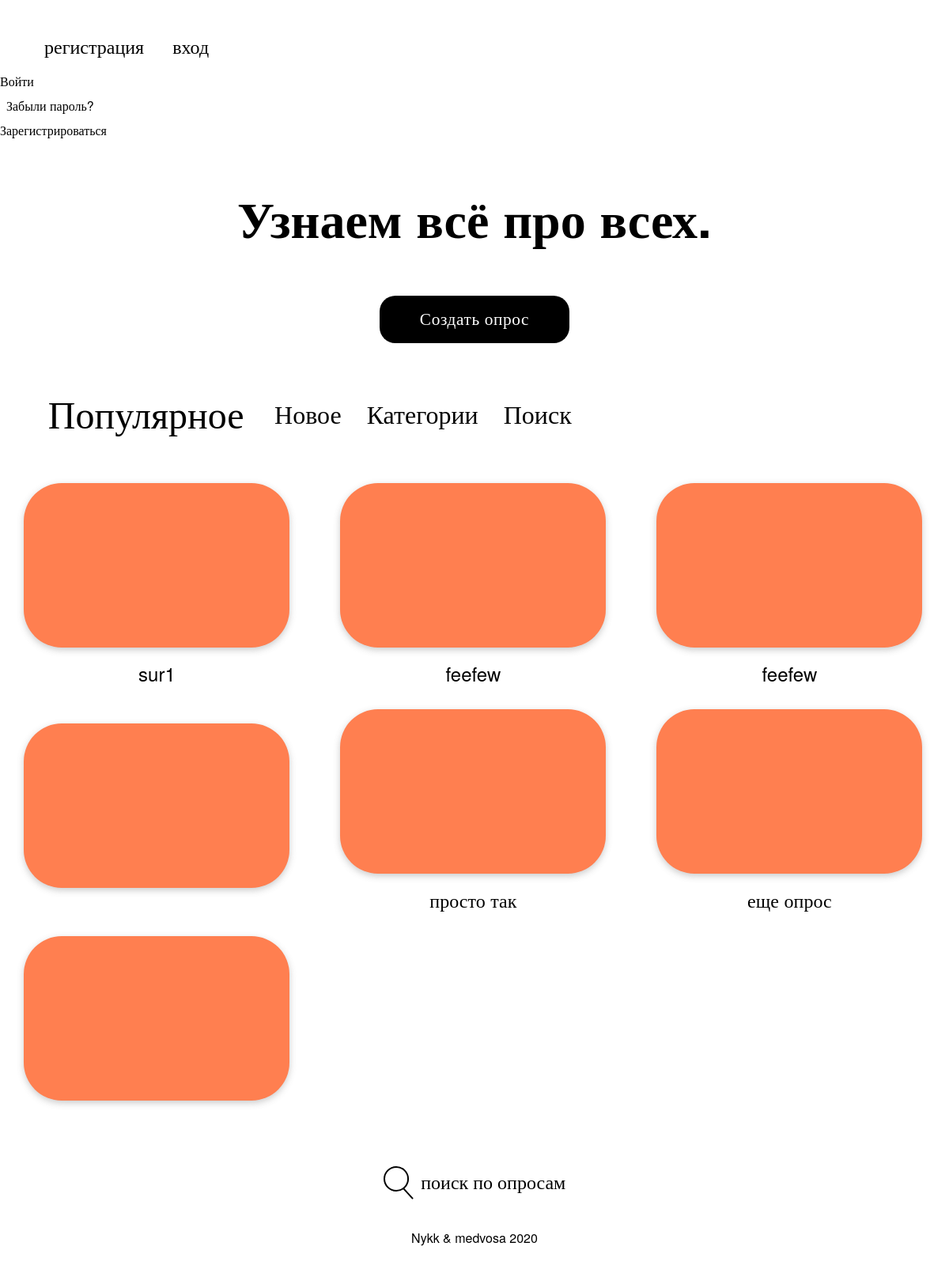
Before: / with the older database file.
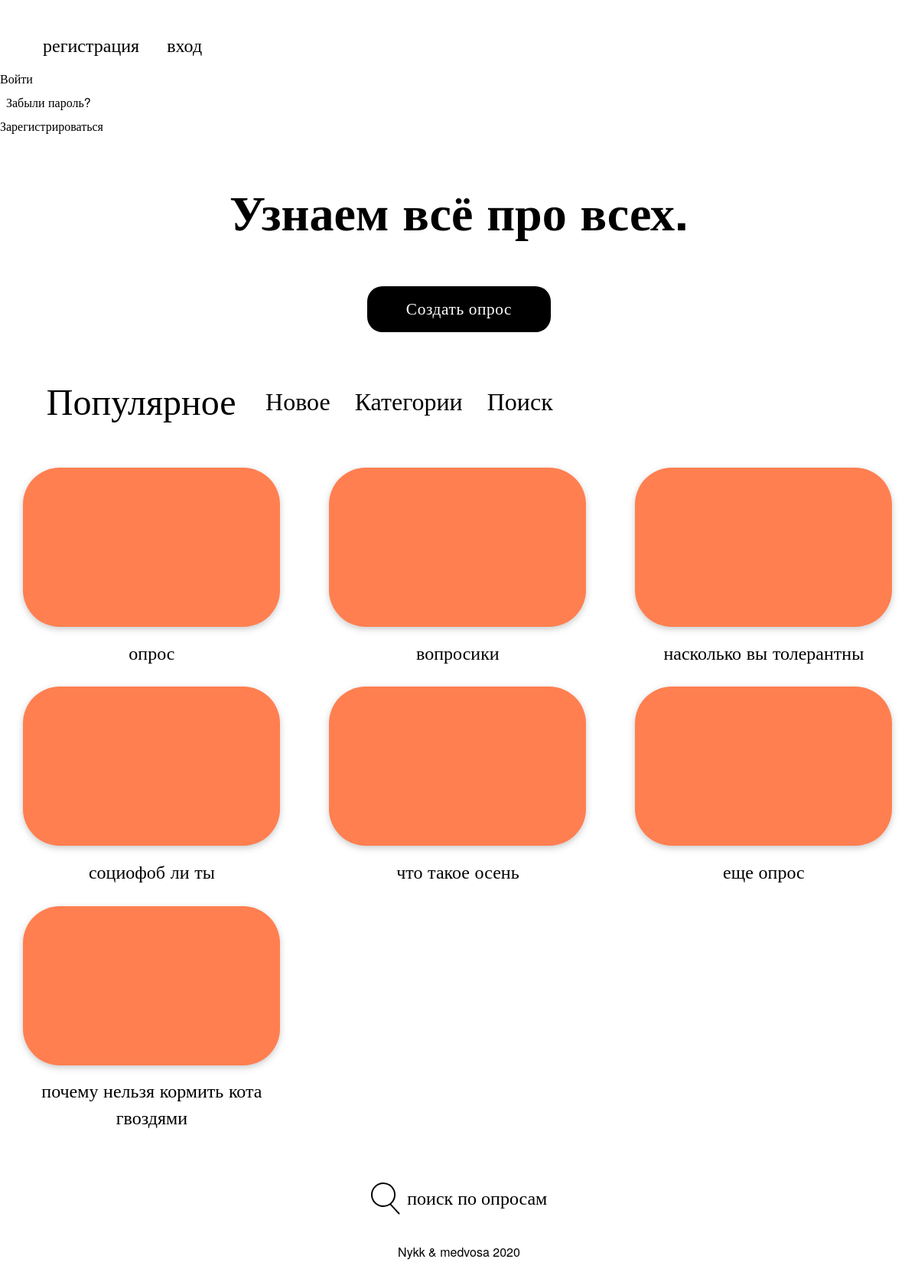
After: the same page with the newer database file.
### models.py (models this page shows, shortened)
class Survey(Base):
    __tablename__='survey'
    id = Column(Integer, primary_key=True)
    name = Column(String)
    owner = Column(Integer)

### app.py (the view)
@app.route('/')
def hello_world():
    surveys = session.query(Survey).all()
    return render_template('index.html',user = (None if 'userEmail' not in ses else ses['userEmail']), surveys=surveys)

### templates/index.html (shortened to what this page needs)
{% include "header.html" %}
    <vs-dialog v-model="isLogin">
        <form action="/login" method="post">
            <div class="con-form">
                <vs-button relief dark type="submit">
                    Войти
                </vs-button>
                <div class="flex">
                    <a href="#">Забыли пароль?</a>
                </div>
            </div>
        </form>
    </vs-dialog>
    <vs-dialog v-model="isRegister">
        <form action="/signup" method="post">
            <div class="con-form">
                <vs-button relief dark type="submit">
                    Зарегистрироваться
                </vs-button>
            </div>
        </form>
    </vs-dialog>
    <section class="head-section">
        <div class="head-elements-wrapper">
            <h1>Узнаем всё про всех.</h1>
            <button class="create-poll">
                <a class="create-poll-label" href="/createsurvey">Создать опрос</a>
            </button>
        </div>
    </section>
    <section class="main-section">
        <section class="basic-categories">
            <ul class="basic-categories-list">
                <li class="popular-item selected">Популярное</li>
                <li class="new-item">Новое</li>
                <li class="all-item">Категории</li>
                <li class="categories-item">Поиск</li>
            </ul>
        </section>
        <section class="index-polls">
            {% for survey in surveys %}
            <div class="poll-card">
                <div class="poll-picture"></div>
                <p class="poll-label">{{ survey.name }}</p>
            </div>
            {% endfor %}
        </section>
        <section class="search-polls">
            <div class="search-wrapper">
                <img src="/static/search-icon.svg" alt="search icon">
                <p class="search-label">поиск по опросам</p>
            </div>
        </section>
    </section>
</main>
{% include "footer.html" %}
</html>

### templates/header.html (shortened to what this page needs)
<!DOCTYPE html>
<html lang="en">
<head>
    <link rel="stylesheet" href="/static/style/index.css">
    <link href="https://unpkg.com/vuesax@4.0.1-alpha.16/dist/vuesax.min.css" rel="stylesheet">
</head>
<body>
<header>
    <nav>
        <ul class="navbar">
            {% if user %}
                <li>{{ user }}</li>
                <li><a href="/logout" class="logout-link">выход</a></li>
            {% else %}
                <li class="login-item" onclick="app.register()">регистрация</li>
                <li class="signup-item" onclick="app.login()">вход</li>
            {% endif %}
        </ul>
    </nav>
</header>
<main id="mainApp">

### templates/footer.html (shortened to what this page needs)
<footer>
    <p class="copyright">Nykk & medvosa 2020</p>
</footer>
</body>

### static/style/index.css (style rules this page uses)
html, body { height: 100vh; width: 100vw; margin: 0; padding: 0; box-sizing: border-box; font-family: HelveticaNeue; overflow-x: hidden; }
header, section, main, footer { width: 100%; }
nav { margin-left: 1em; margin-top: 2.5em; }
.navbar { display: flex; list-style: none; }
.navbar > li { margin-left: none; font-size: 1.5em; margin-right: 1.5em; cursor: pointer; }
.head-section { display: flex; justify-content: center; align-items: center; }
.head-elements-wrapper { width: 25em; display: grid; justify-content: center; align-items: center; text-align: center; }
h1 { font-size: 4em; }
.create-poll { width: 18em; height: 4.5em; border-radius: 1.5em; border: none; background-color: black; cursor: pointer; padding: .4em; padding-left: 1em; padding-right: 1em; display: grid; justify-content: center; align-items: center; text-align: center; justify-self: center; }
.create-poll-label { font-size: 1.6em; margin: 0; text-decoration: none; color: white; text-align: center; font-family: HelveticaNeueLight; letter-spacing: .6px; }
.basic-categories { width: 100%; margin-left: 1.3em; overflow-x: scroll; }
.basic-categories-list { list-style: none; display: flex; margin-top: 3.3em; width: 50em; }
.basic-categories-list > li { font-family: HelveticaNeueLight; margin-right: 1em; font-size: 2em; display: flex; justify-content: center; align-items: center; cursor: pointer; }
.basic-categories-list > li:nth-child(1) { margin-right: .8em !important; }
.selected { font-family: HelveticaNeue !important; font-size: 3em !important; margin-bottom: .15em; }
.poll-card { width: 21em; display: grid; justify-content: center; align-items: center; text-align: center; }
.poll-picture { background-color: coral; width: 21em; height: 13em; border-radius: 3em; box-shadow: 0 3px 8px rgba(82, 82, 82, 0.3); cursor: pointer; }
.poll-label { font-size: 1.5em; margin-top: .6em; margin-bottom: 1.2em; }
.index-polls { margin-top: 2em; margin-bottom: 1.5em; display: grid; justify-content: center; align-items: center; }
.search-polls { display: grid; justify-content: center; align-items: center; }
.search-wrapper { width: 100%; display: flex; justify-content: center; align-items: center; }
.search-label { font-family: HelveticaNeueLight; font-size: 1.5em; margin-left: .4em; cursor: pointer; }
footer { height: 4em; display: flex; justify-content: center; align-items: center; }
.con-form { display: grid !important; }
.con-form > .flex { margin-left: .5em; margin-top: .5em; margin-bottom: .5em !important; }
.con-form > .flex > a { outline: none; text-decoration: none; color: black; }
@media (min-width: 786px) { .head-elements-wrapper { width: 50em; display: grid; justify-content: center; align-items: center; text-align: center; } }
@media (min-width: 786px) { h1 { font-size: 4em; } }
@media (min-width: 786px) { .basic-categories-list { width: 40em; } }
@media (min-width: 786px) { .index-polls { display: grid; justify-content: center; align-items: center; grid-template-columns: repeat(auto-fit, 25em); margin-left: 1.9em; } }

Changed rows visible on the page:
changed Survey: name "sur1" → "опрос"
changed Survey: name "feefew" → "вопросики"
changed Survey: name "feefew" → "насколько вы толерантны"
changed Survey: name (not shown) → "социофоб ли ты"
changed Survey: name "просто так" → "что такое осень"
changed Survey: name (not shown) → "почему нельзя кормить кота гвоздями"
